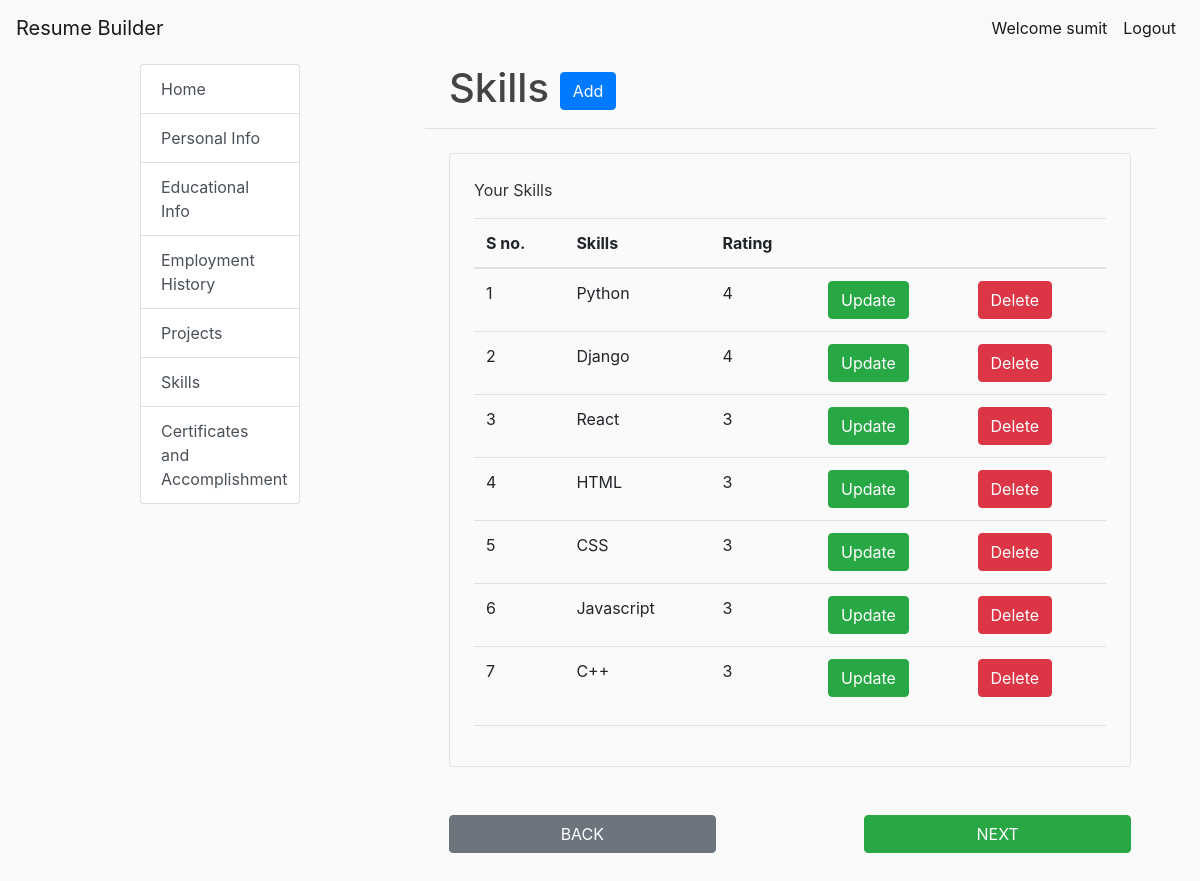
Page /skill_list/ (signed in) on the committed database.
### resume_app/models.py (models this page shows)
class Skill(models.Model):
    user = models.ForeignKey('auth.User', on_delete=models.CASCADE, related_name='skills')
    skill_name = models.CharField(max_length=50)
    skill_rating = models.CharField(max_length=20, choices=STAR_CHOICES, default='3')

### resume_app/views.py (the view)
# urls.py: path('skill_list/',views.skill_list,name = 'skill_list'),
@login_required
def skill_list(request):
    lists = Skill.objects.filter(user=request.user)
    return render(request,'resume_app/skill_list.html',{'lists':lists})

### resume_app/templates/resume_app/skill_list.html (shortened to what this page needs)
{% extends 'resume_app/base.html' %}
{% load crispy_forms_tags %}
{% block content %}
    <h1 class="pl-4">Skills  <a class="btn btn-primary" href="{% url 'new_skill_info' %}">Add</a></h1>
    <hr>
    <div class="border rounded p-4 m-4">
        <p class="display-6">Your Skills</p>
        <table class="table">
            <thead>
                <tr>
                    <th>S no.</th>
                    <th>Skills</th>
                    <th>Rating</th>
                    <th></th>
                    <th></th>
                </tr>
            </thead>
            <tbody>
                {% for l in lists %}
                <tr>
                    <td>{{forloop.counter}}</td>
                    <td>{{l.skill_name}}</td>
                    <td>{{l.skill_rating}}</td>
                    <td><a class="btn btn-success" href="{% url 'update_skill_info' pk=l.id %}">Update</a></td>
                    <td><a class="btn btn-danger" href="{% url 'delete_skill_info' pk=l.id %}">Delete</a></td>
                </tr>
                {% endfor %}
            </tbody>
        </table>
        <hr>
    </div>
<div class="row p-4 b-4">
    <div class="col-lg-5">
        <a class="btn btn-secondary" style="display:inline-block;width:100%" href="{% url 'project_list' %}">BACK</a>
    </div>
    <div class="col-lg-2">
    </div>
    <div class="col-lg-5">
        <a class="btn btn-success" style="display:inline-block;width:100%" href="{% url 'certificate_list' %}">NEXT</a>
    </div>
</div>
{% endblock %}

### resume_app/templates/resume_app/base.html (shortened to what this page needs)
{% load crispy_forms_tags %}
{% load static %}
<!doctype html>
<html lang="en">
<head>
    <link rel="stylesheet" href="https://stackpath.bootstrapcdn.com/bootstrap/4.3.1/css/bootstrap.min.css"
>
    <link rel="stylesheet"  type="text/css"  href="{% static 'resume_app/style.css' %}">
</head>
<body>
<nav class="navbar navbar-expand-lg navbar-light bg-light">
    <a class="navbar-brand" href="/">Resume Builder</a>
    <div class="collapse navbar-collapse" id="navbarSupportedContent">
        <ul class="navbar-nav my-2 my-lg-0">
            {% if not user.is_authenticated %}
            <li class="nav-item active">
                <a class="nav-link" href="{% url 'login' %}">Login<span class="sr-only">(current)</span></a>
            </li>
            <li class="nav-item active">
                <a class="nav-link" href="{% url 'register' %}">Signup<span class="sr-only">(current)</span></a>
            </li>
            {% else %}
            <li class="nav-item active">
                <a class="nav-link" href="/">Welcome {{user.username}}<span class="sr-only">(current)</span></a>
            </li>
            <li class="nav-item active">
                <a class="nav-link" href="{% url 'logout' %}">Logout<span class="sr-only">(current)</span></a>
            </li>
            {% endif %}
        </ul>
    </div>
</nav>
<div class="container">
    <div class="row my-2">
        <div class="col-lg-2 mx-auto">
            <div class="list-group">
                {% if user.is_authenticated %}
                <a href="/" class="list-group-item list-group-item-action">Home</a>
                <a href="{% url 'new_personal_info' %}" class="list-group-item list-group-item-action">Personal Info</a>
                <a href="{% url 'educational_list' %}" class="list-group-item list-group-item-action">Educational Info</a>
                <a href="{% url 'employment_list' %}" class="list-group-item list-group-item-action">Employment History</a>
                <a href="{% url 'project_list' %}" class="list-group-item list-group-item-action">Projects</a>
                <a href="{% url 'skill_list' %}" class="list-group-item list-group-item-action">Skills</a>
                <a href="{% url 'certificate_list' %}" class="list-group-item list-group-item-action">Certificates and Accomplishment</a>
                {% endif %}
            </div>
        </div>
        <div class="col-lg-8">
            {% block content %}
            {% endblock %}
        </div>
    </div>
</div>
</body>
</html>

### resume_app/static/resume_app/style.css (style rules this page uses)
body { background: #fafafa; color: #333333; }
h1, h2, h3, h4, h5, h6 { color: #444444; }
ul { margin: 0; }

### rows in the picture
Skill: skill_name "Python", skill_rating "4"
Skill: skill_name "Django", skill_rating "4"
Skill: skill_name "React", skill_rating "3"
Skill: skill_name "HTML", skill_rating "3"
Skill: skill_name "CSS", skill_rating "3"
Skill: skill_name "Javascript", skill_rating "3"
Skill: skill_name "C++", skill_rating "3"

### other values in the picture
{{ user.username }} "sumit"
